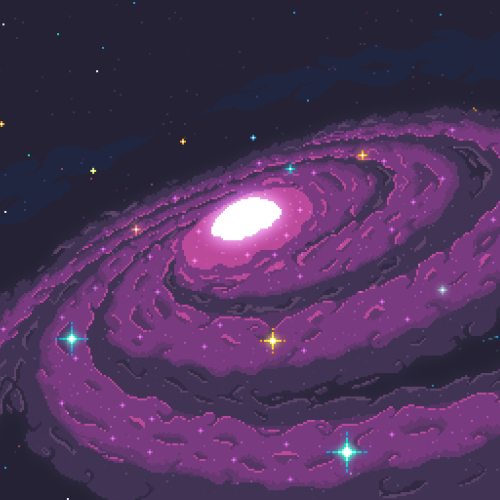
#> input picture opencvv/pythonProject/used/500.jpg, 500 x 500 px
$ python ch6.py
#> lines starting #> are read from the running program, lines starting #| are printed output that depends on the picture
import cv2
import numpy as np

def stackImages(scale,imgArray):
    rows = len(imgArray)
    cols = len(imgArray[0])
    rowsAvailable = isinstance(imgArray[0], list)
    width = imgArray[0][0].shape[1]
    height = imgArray[0][0].shape[0]
    if rowsAvailable:
        for x in range ( 0, rows):
            for y in range(0, cols):
                if imgArray[x][y].shape[:2] == imgArray[0][0].shape [:2]:
                    imgArray[x][y] = cv2.resize(imgArray[x][y], (0, 0), None, scale, scale)
                else:
                    imgArray[x][y] = cv2.resize(imgArray[x][y], (imgArray[0][0].shape[1], imgArray[0][0].shape[0]), None, scale, scale)
                if len(imgArray[x][y].shape) == 2: imgArray[x][y]= cv2.cvtColor( imgArray[x][y], cv2.COLOR_GRAY2BGR)
        imageBlank = np.zeros((height, width, 3), np.uint8)
        hor = [imageBlank]*rows
        hor_con = [imageBlank]*rows
        for x in range(0, rows):
            hor[x] = np.hstack(imgArray[x])
        ver = np.vstack(hor)
    else:
        for x in range(0, rows):
            if imgArray[x].shape[:2] == imgArray[0].shape[:2]:
                imgArray[x] = cv2.resize(imgArray[x], (0, 0), None, scale, scale)
            else:
                imgArray[x] = cv2.resize(imgArray[x], (imgArray[0].shape[1], imgArray[0].shape[0]), None,scale, scale)
            if len(imgArray[x].shape) == 2: imgArray[x] = cv2.cvtColor(imgArray[x], cv2.COLOR_GRAY2BGR)
        hor= np.hstack(imgArray)
        ver = hor
    return ver


img = cv2.imread("used/500.jpg")
#> img is the input picture: shape (500, 500, 3); mean B, G, R 91.2, 51, 78
img2=cv2.resize(img,(200,300))
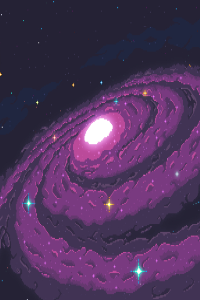
#> img2: shape (300, 200, 3); mean B, G, R 91.1, 51, 77.9
hor=np.hstack((img2,img2))
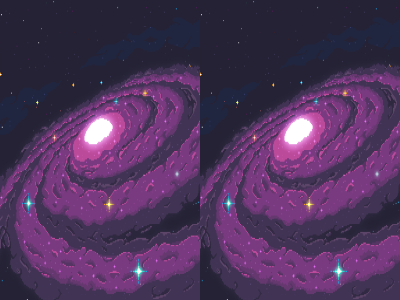
#> hor: shape (300, 400, 3); mean B, G, R 91.1, 51, 77.9
ver=np.vstack((img2,img2))
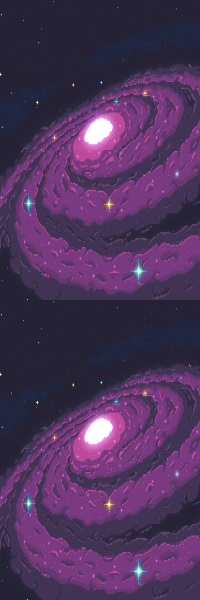
#> ver: shape (600, 200, 3); mean B, G, R 91.1, 51, 77.9
imgStack=stackImages(0.5,([img,img,img]))
#> in stackImages, `rows = len(imgArray)`: rows = 3
#> in stackImages, `cols = len(imgArray[0])`: cols = 500
#> in stackImages, `rowsAvailable = isinstance(imgArray[0], list)`: rowsAvailable = False
#> after the loop in stackImages, `for x in range(0, rows):`: imgArray = 3 items
#> in stackImages, `hor= np.hstack(imgArray)`:
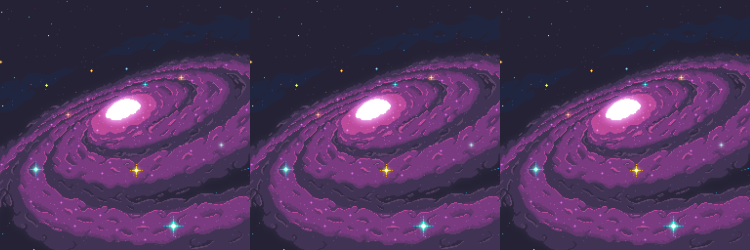
#> hor: shape (250, 750, 3); mean of channels 0, 1, 2 91.2, 51.1, 78; drawn as B, G, R

cv2.imshow("Hstack",hor)
# cv2.imshow("vstack",ver)
cv2.imshow("imgstack",imgStack)


cv2.waitKey(0)

$ run again, with opencvv/pythonProject/used/awais3.jpg copied over opencvv/pythonProject/used/500.jpg
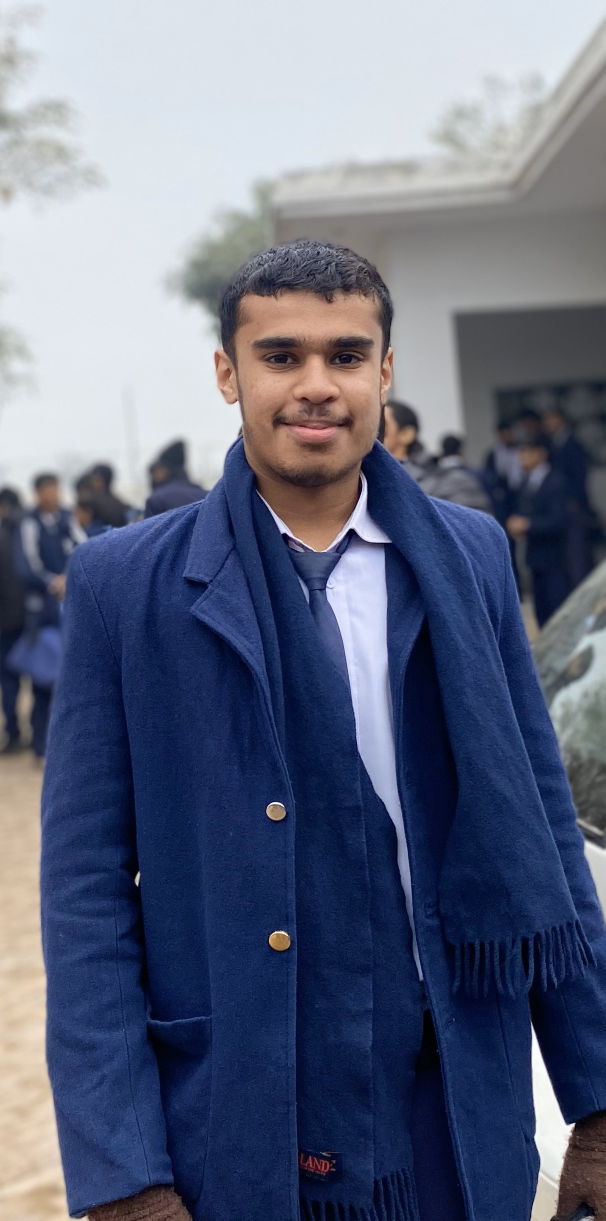
#> input picture opencvv/pythonProject/used/awais3.jpg, 1211 x 2441 px (shown at 1/2 size)
#> img is the input picture: shape (2441, 1211, 3); mean B, G, R 127.2, 105.2, 98
#> `ver=np.vstack((img2,img2))`:
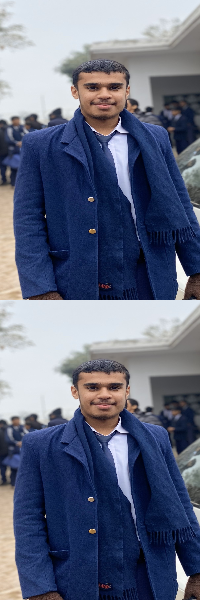
#> ver: shape (600, 200, 3); mean B, G, R 127.1, 105.2, 97.9
#> rows = 3
#> cols = 2441
#> rowsAvailable = False
#> after the loop in stackImages, `for x in range(0, rows):`: imgArray = 3 items
#> in stackImages, `hor= np.hstack(imgArray)`:
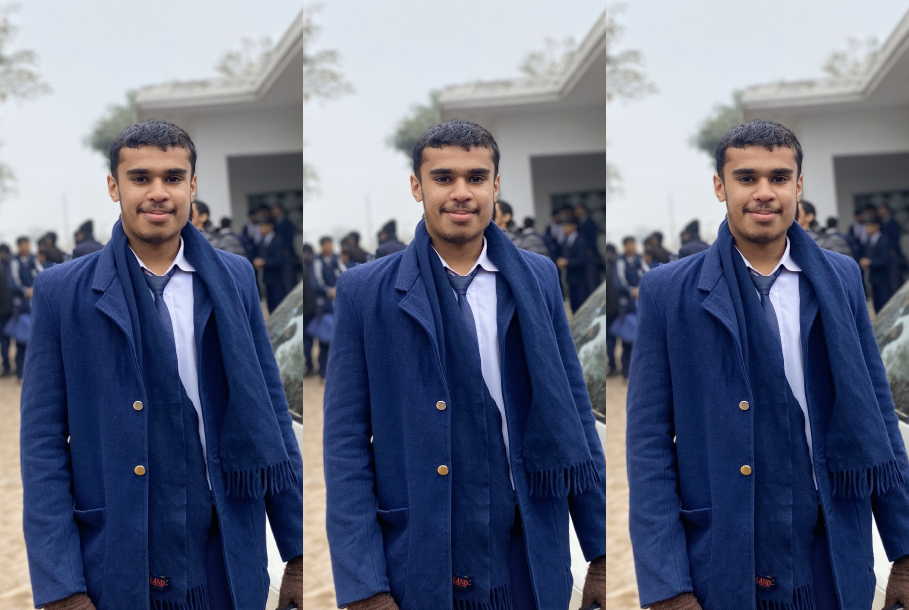
#> hor: shape (1220, 1818, 3) (shown at 1/2 size); mean of channels 0, 1, 2 127.2, 105.2, 97.9; drawn as B, G, R
